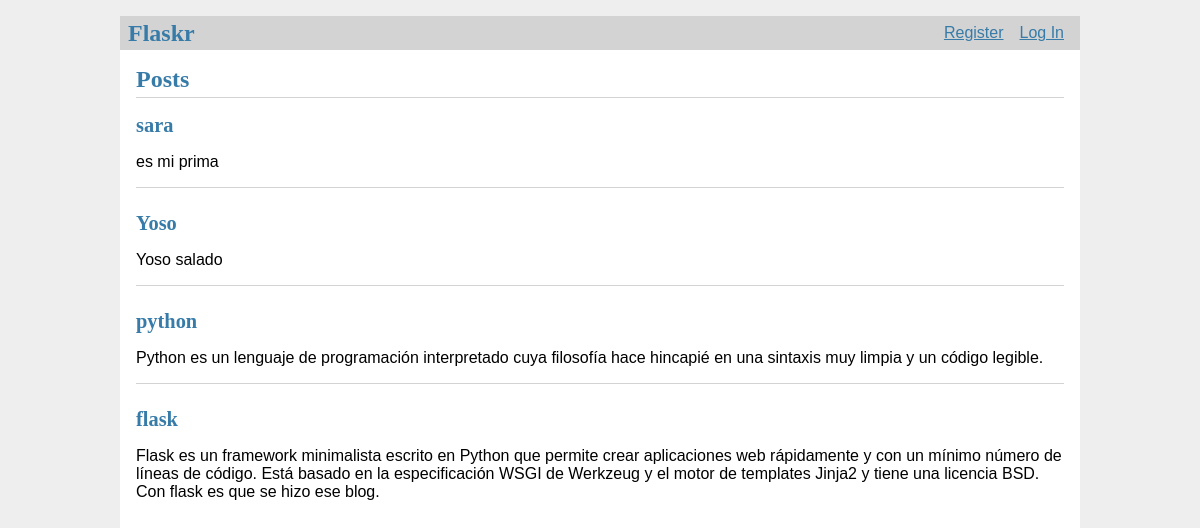
The page / on the database its author committed.
### tables this page shows
CREATE TABLE post(
    id INTEGER PRIMARY KEY AUTOINCREMENT,
    author_id INTEGER NOT NULL,
    created TIMESTAMP NOT NULL DEFAULT CURRENT_TIMESTAMP,
    title TEXT NOT NULL,
    body TEXT NOT NULL,
    FOREIGN KEY (author_id) REFERENCES user (id)
);

### flaskr/blog.py (the view)
@bp.route('/')
def index():
    db = get_db()
    posts = db.execute(
        'SELECT p.id, title, body, created, author_id, username'
        ' FROM post p JOIN user u ON p.author_id = u.id'
        ' ORDER BY created DESC'
    ).fetchall()
    return render_template('blog/index.html', posts=posts)

### flaskr/auth.py (called while the page is built)
@bp.before_app_request
def load_logged_in_user():
    user_id = session.get('user_id')
    if user_id is None:
        g.user = None
    else:
        g.user = get_db().execute(
            'SELECT * FROM user WHERE id = ?', (user_id,)
        ).fetchone()

### flaskr/db.py (called while the page is built)
def get_db():
    if 'db' not in g:
        g.db = sqlite3.connect(
            current_app.config['DATABASE'],
            detect_types = sqlite3.PARSE_DECLTYPES
        )
        g.db.row_factory = sqlite3.Row
    return g.db

### flaskr/templates/blog/index.html (shortened to what this page needs)
{%extends 'base.html' %}
{%block header%}
<h1>{%block title%}Posts{%endblock%}</h1>
{%endblock%}
{%block content%}
    {%for post in posts%}
        <article class="post">
            <header>
                <div>
                    <h1>{{post['title']}}</h1>
                </div>
            </header>
            <p class="body">{{post['body']}}</p>
        </article>
        {%if not loop.last%}
        <hr>
        {%endif%}
    {%endfor%}
{%endblock%}

### flaskr/templates/base.html (shortened to what this page needs)
<!DOCTYPE html>
<link rel="stylesheet" href="{{url_for('static', filename='style.css')}}">
<nav>
    <h1>Flaskr</h1>
    <ul>
        {%if g.user%}
        <li><span>{{g.user['username']}}</span></li>
        <li><a href="{{url_for('auth.logout')}}">Log Out</a></li>
        {%else%}
        <li><a href="{{url_for('auth.register')}}">Register</a></li>
        <li><a href="{{url_for('auth.login')}}">Log In</a></li>
        {%endif%}
    </ul>
</nav>
<section class="content">
    <header>
        {%block header%}{%endblock%}
    </header>
    {%block content%}{%endblock%}
</section>

### flaskr/static/style.css (style rules this page uses)
h1,h2,h3,h4,h5,h6 { font-family: serif; color: #377ba8; margin: 1rem 0; }
a { color: #377ba8; }
hr { border: none; border-top: 1px solid lightgray; }
nav { background: lightgray; display: flex; align-items: center; padding: 0 0.5rem; }
nav h1 { flex: auto; margin: 0; }
nav ul { display: flex; list-style: none; margin: 0; padding: 0; }
nav ul li a, nav ul li span, header .action { display: block; padding: 0.5rem; }
.content { padding: 0 1rem 1rem; }
.content > header { border-bottom: 1px solid lightgray; display: flex; align-items: flex-end; }
.content > header h1 { flex: auto; margin: 1rem 0 0.25rem 0; }
.post > header { display: flex; align-items: flex-end; font-size: 0.85em; }
.post > header > div:first-of-type { flex: auto; }
.post > header h1 { font-size: 1.5em; margin-bottom: 0; }
.post .body { white-space: pre-line; }
.content:last-child { margin-bottom: 0; }

### rows shown on the page
post: title "sara", body "es mi prima"
post: title "Yoso", body "Yoso salado"
post: title "python", body "Python es un lenguaje de programación interpretado cuya filosofía hace hincapié en una sintaxis muy limpia y un código legible."
post: title "flask", body "Flask es un framework minimalista escrito en Python que permite crear aplicaciones web rápidamente y con un mínimo número de líneas de código. Está basado en la especificación WSGI de Werkzeug y el motor de templates Jinja2 y tiene una licencia BSD. Con flask es que se hizo ese blog."
